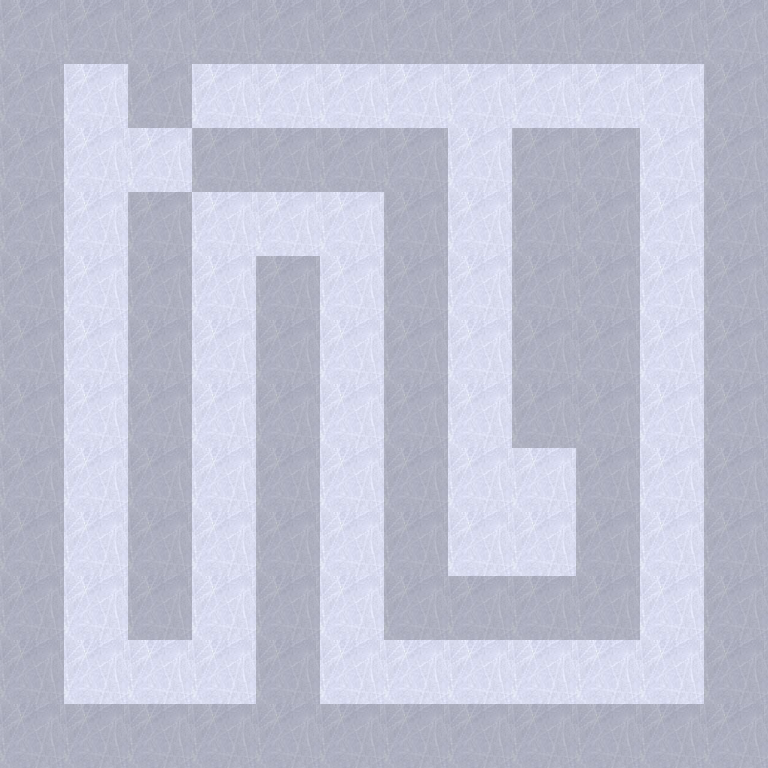

This is a level from a 2D game, rendered from its Tiled map with the project's own tilesets. A one-line summary and the map file follow, with tile-layer data summarised:
An orthogonal 12x12 tile map with 64x64 px tiles, 1 tile layer (Base), 1 hidden layer not drawn, 3 tilesets and 2 objects (start, end).

<map version="1.0" orientation="orthogonal" width="12" height="12" tilewidth="64" tileheight="64">
 <tileset firstgid="1" name="collision" tilewidth="64" tileheight="64">
  <image source="collision.png" width="128" height="64" />
 </tileset>
 <tileset firstgid="3" name="spawn" tilewidth="64" tileheight="64">
  <image source="spawn.png" width="128" height="64" />
 </tileset>
 <tileset firstgid="5" name="test" tilewidth="64" tileheight="64">
  <image source="testImg.png" width="128" height="64" />
 </tileset>
 <layer name="Base" width="12" height="12">
  <data>[144 cells, 144 non-empty, 2 distinct tile ids]</data>
 </layer>
 <layer name="Collision" width="12" height="12" visible="0" opacity="0.51">
  <data>[144 cells, 144 non-empty, 2 distinct tile ids]</data>
 </layer>
 <objectgroup name="Spawn" width="12" height="12">
  <object name="start" x="76" y="76" width="38" height="36" />
  <object name="end" x="524" y="527" width="44" height="40" />
 </objectgroup>
</map>
